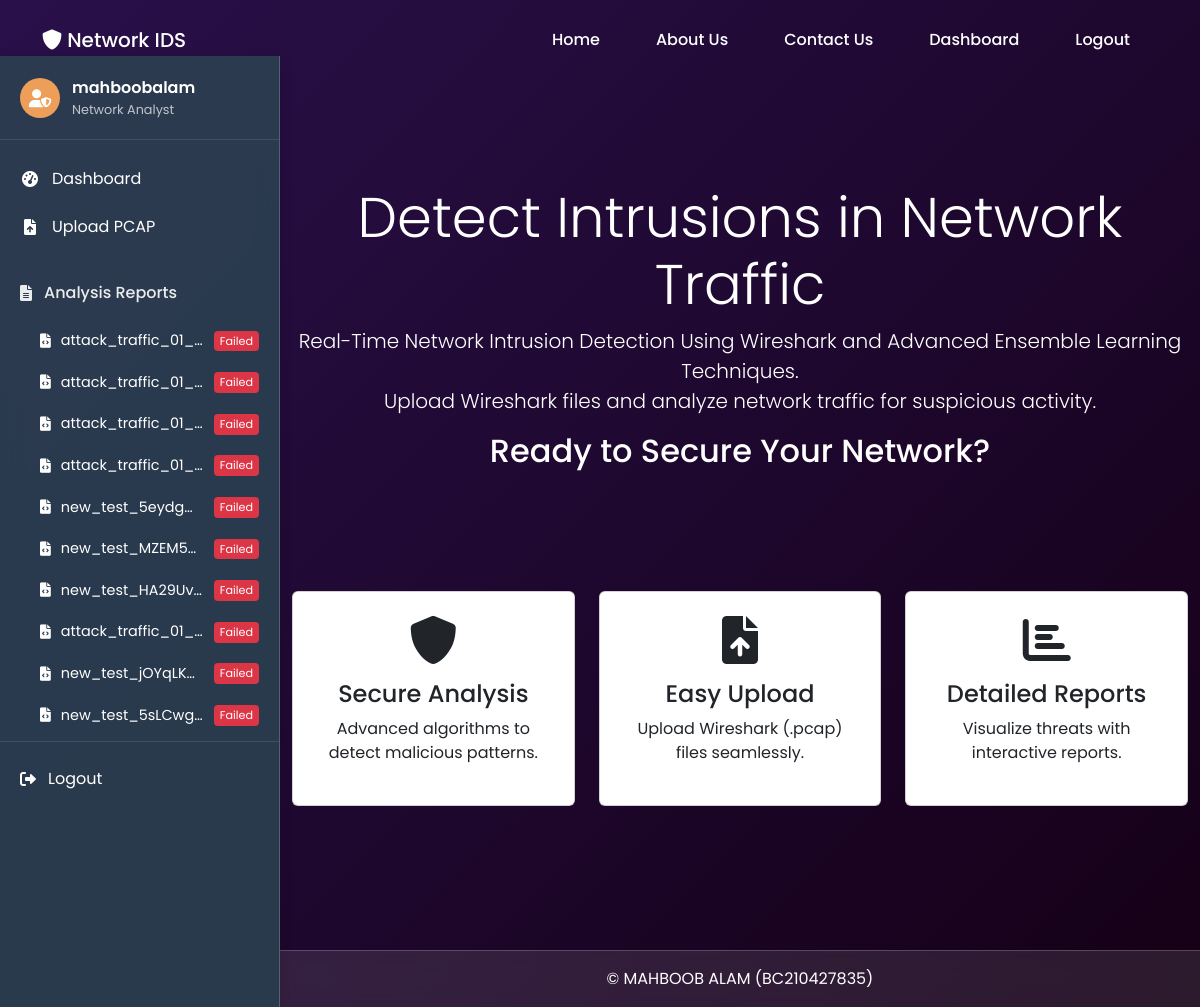
The app's page / (signed in), older data.
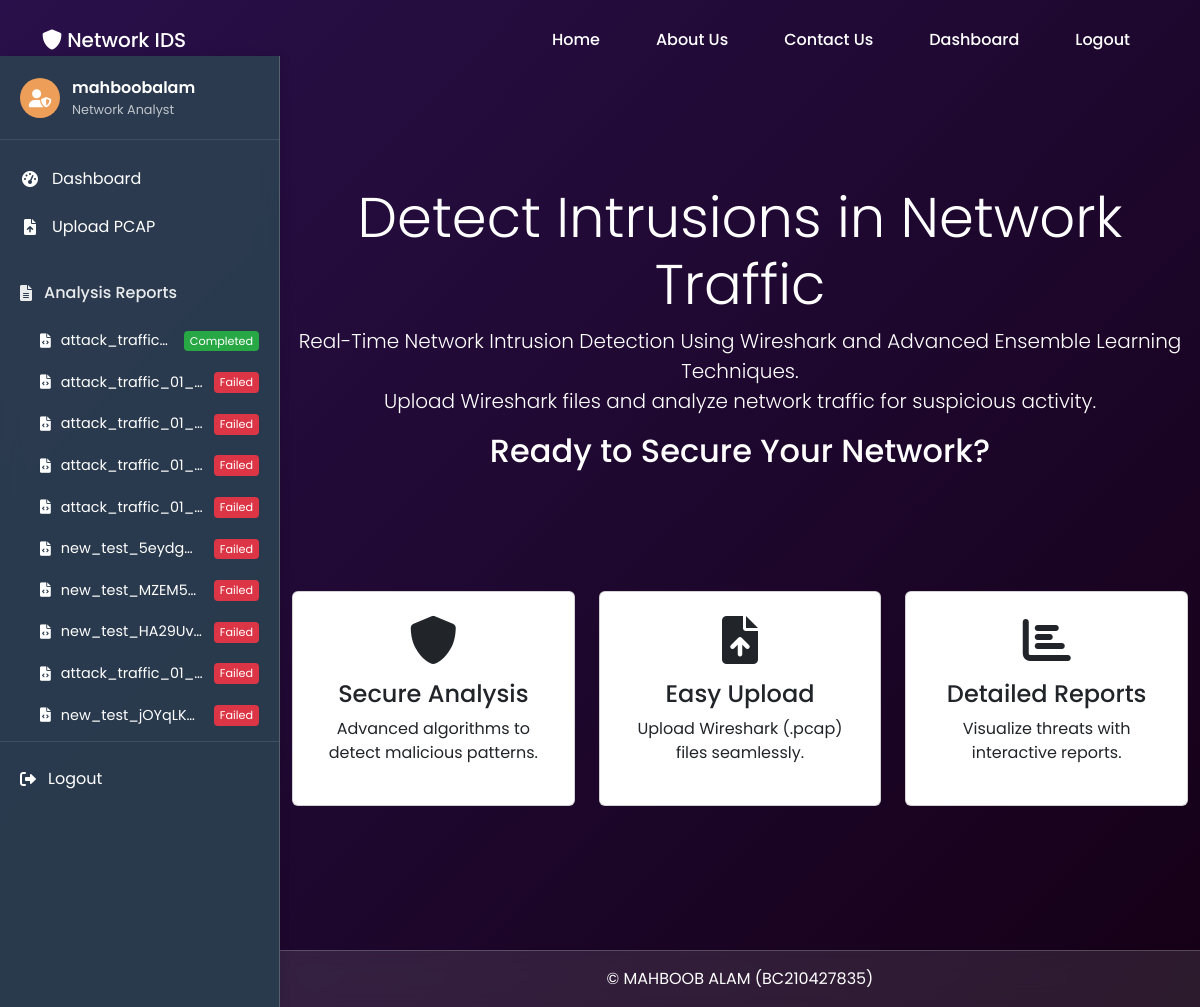
The same page, newer data.
### IDS/models.py (models this page shows, shortened)
class PcapFile(models.Model):
    STATUS_CHOICES = [
        ('uploaded', 'Uploaded'),
        ('processing', 'Processing'),
        ('completed', 'Completed'),
        ('failed', 'Failed'),
    ]
    PROGRESS_STAGES = [
        ('uploaded', 'File Uploaded'),
        ('converting', 'Converting PCAP to CSV'),
        ('preprocessing', 'Preprocessing Data'),
        ('predicting', 'Running Predictions'),
        ('saving', 'Saving Results'),
        ('completed', 'Completed'),
        ('failed', 'Failed'),
    ]
    user = models.ForeignKey(User, on_delete=models.CASCADE)
    file = models.FileField(upload_to='uploads/')
    uploaded_at = models.DateTimeField(auto_now_add=True)
    status = models.CharField(max_length=20, choices=STATUS_CHOICES, default='uploaded')
    progress_stage = models.CharField(
        max_length=20,
        choices=PROGRESS_STAGES,
        default='uploaded'
    )
    progress_message = models.CharField(
        max_length=200,
        blank=True,
        null=True,
        default='File uploaded successfully'
    )
    analysis_result = models.JSONField(null=True, blank=True)
    def filename(self):
        return self.file.name.split('/')[-1]

### IDS/views.py (the view)
# urls.py: path('', views.home, name='home'),
def home(request):
    return render(request, 'IDS/home.html')

### IDS/context_processors.py (called while the page is built)
def user_files(request):
    if request.user.is_authenticated:
        return {
            'user_files': PcapFile.objects.filter(
                user=request.user
            ).order_by('-uploaded_at').only(
                'id', 'file', 'uploaded_at', 'status',
                'progress_stage', 'progress_message'
            )[:10]  # Only show 10 most recent files
        }
    return {}  # Return empty dict for non-authenticated users

### IDS/templates/IDS/home.html (shortened to what this page needs)
{% extends 'IDS/base.html' %}
{% block content %}
<section class="hero-section text-center text-white py-5">
    <div class="container">
        <h1 class="display-4">Detect Intrusions in Network Traffic</h1>
        <p class="lead">Real-Time Network Intrusion Detection Using Wireshark and Advanced Ensemble Learning Techniques.<br> Upload Wireshark files and analyze network traffic for suspicious activity.</p>
        <div class="container">
            <h2 class="mb-4">Ready to Secure Your Network?</h2>
        </div>
    </div>
</section>
<section class="features-section py-5">
    <div class="container">
        <div class="row">
            <div class="col-md-4 text-center">
                <div class="card p-4">
                    <i class="fas fa-shield-alt fa-3x mb-3"></i>
                    <h4>Secure Analysis</h4>
                    <p>Advanced algorithms to detect malicious patterns.</p>
                </div>
            </div>
            <div class="col-md-4 text-center">
                <div class="card p-4">
                    <i class="fas fa-file-upload fa-3x mb-3"></i>
                    <h4>Easy Upload</h4>
                    <p>Upload Wireshark (.pcap) files seamlessly.</p>
                </div>
            </div>
            <div class="col-md-4 text-center">
                <div class="card p-4">
                    <i class="fas fa-chart-bar fa-3x mb-3"></i>
                    <h4>Detailed Reports</h4>
                    <p>Visualize threats with interactive reports.</p>
                </div>
            </div>
        </div>
    </div>
</section>
<section class="cta-section text-center text-white py-5">
</section>
{% endblock %}

### IDS/templates/IDS/base.html (shortened to what the changed rows need)
{% load static %}
<!DOCTYPE html>
<html lang="en">
<head>
    <link href="https://cdn.jsdelivr.net/npm/bootstrap@5.3.0/dist/css/bootstrap.min.css" rel="stylesheet">
    <link rel="stylesheet" href="https://cdnjs.cloudflare.com/ajax/libs/font-awesome/6.0.0/css/all.min.css">
    <link rel="stylesheet" href="{% static 'css/custom.css' %}">
</head>
<body class="{% if user.is_authenticated %}has-sidebar{% endif %}">
    {% if user.is_authenticated %}
    <div class="app-sidebar">
        <nav class="sidebar-nav">
            <div class="nav-section">
                <div class="section-content">
                    {% if user_files %}
                        {% for file in user_files %}
                        <a href="{% url 'analysis_report' file.id %}" class="report-item {% if file.id == current_file.id %}active{% endif %}">
                            <i class="fas fa-file-code"></i>
                            <span class="filename">{{ file.filename|truncatechars:20 }}</span>
                            <span class="status-badge {{ file.status }}">
                                {% if file.progress_stage == 'failed' %}
                                    Failed
                                {% else %}
                                    {{ file.get_status_display }}
                                {% endif %}
                            </span>
                        </a>
                        {% endfor %}
                    {% else %}
                        <div class="empty-reports">
                            <i class="fas fa-inbox"></i>
                            <span>No reports yet</span>
                        </div>
                    {% endif %}
                </div>
            </div>
        </nav>
    </div>
    {% endif %}
    <main class="app-content {% if user.is_authenticated %}with-sidebar{% endif %}">
        {% block content %}{% endblock %}
    </main>
</body>
</html>

Row changes from the older to the newer data that the page shows:
no longer on this page (row unchanged): PcapFile: filename "new_test_5sLCwg…", progress_stage "Failed"
added PcapFile: filename "attack_traffic…", status "Completed"
